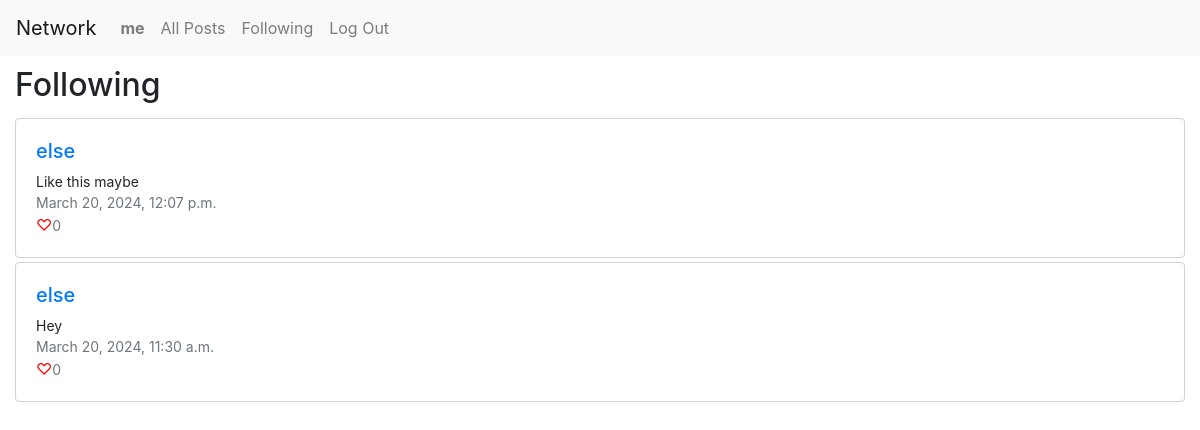
Page /following (signed in) on the committed database.
### network/models.py (models this page shows, shortened)
class User(AbstractUser):
    pass

class Post(models.Model):
    content = models.CharField(max_length=140)
    user = models.ForeignKey(User, on_delete=models.CASCADE, related_name="author")
    date = models.DateTimeField(auto_now_add=True)
    likes = models.IntegerField(default="0")

### network/views.py (the view)
# urls.py: path("following", views.following, name="following"),
def following(request):
    currentUser = User.objects.get(pk=request.user.id)
    currentUserFollowRelationships = Follow.objects.filter(follower=currentUser)
    allPosts = Post.objects.all().order_by('id').reverse()
    postsOfUsersCurrentUserIsFollowing = []
    for post in allPosts:
        for relationship in currentUserFollowRelationships:
            if relationship.following == post.user:
                postsOfUsersCurrentUserIsFollowing.append(post)
    paginator = Paginator(postsOfUsersCurrentUserIsFollowing, 10)
    page_number = request.GET.get('page')
    posts_of_the_page = paginator.get_page(page_number)
    return render(request, "network/following.html", {
        "posts_of_the_page": posts_of_the_page,
    })

### network/templates/network/following.html (shortened to what this page needs)
{% extends "network/layout.html" %}
{% block body %}
    <h2 class="heading">Following</h2>
    <div class="all-posts">
        {% for post in posts_of_the_page %}
            <div class="post mt-1">
                <h5 class="username"><a href="{% url 'profile' user_id=post.user.id %}">{{ post.user }}</a></h5>
                <p class="content mb-0" id="content_{{ post.id }}">{{ post.content }}</p>
                <p class="date text-muted mb-0">{{ post.date }}</p>
                {% if user.is_authenticated %}
                    {% if user == post.user %}
                        <div class="d-flex">
                            <a href="#" class="edit" data-toggle="modal" data-target="#modal_edit_post_{{ post.id }}">Edit</a>
                        </div>
                        <div class="modal" id="modal_edit_post_{{ post.id }}" tabindex="-1" role="dialog" aria-labelledby="modal_edit_post_{{ post.id }}" aria-hidden="true">
                            <div class="modal-dialog" role="document">
                                <div class="modal-content">
                                    <div class="modal-header">
                                        <h5 class="modal-title">Edit Post</h5>
                                        <button type="button" class="close" data-dismiss="modal" aria-label="Close">
                                            <span aria-hidden="true">&times;</span>
                                        </button>
                                    </div>
                                    <div class="modal-body">
                                            <textarea rows="5" id="textarea_{{ post.id }}" class="form-control" name="content">{{ post.content }}</textarea>
                                    </div>
                                    <div class="modal-footer">
                                        <button type="button" class="btn btn-primary" onclick="submitHandler({{ post.id }})">Save</button>
                                        <button type="button" class="btn btn-secondary" data-dismiss="modal">Close</button>
                                    </div>
                                </div>
                            </div>
                        </div>
                        <p class="text-muted mb-0" style="font-size: 14px"><a href="javascript:void(0);" style="color: red; text-decoration: none; font-size: 16px;" id="{{ post.id }}" data-liked={% if post.id in whoYouLiked %}"true"{% else %}"false"{% endif %} onclick="likeHandler({{ post.id }})">{% if post.id in whoYouLiked %}&hearts;{% else %}&#9825;{% endif %}</a><span id="likes_{{ post.id }}">{{ post.likes }}</span></p>
                    {% else %}
                        <p class="text-muted mb-0" style="font-size: 14px"><a href="javascript:void(0);" style="color: red; text-decoration: none; font-size: 16px;" id="{{ post.id }}" data-liked={% if post.id in whoYouLiked %}"true"{% else %}"false"{% endif %} onclick="likeHandler({{ post.id }})">{% if post.id in whoYouLiked %}&hearts;{% else %}&#9825;{% endif %}</a><span id="likes_{{ post.id }}">{{ post.likes }}</span></p>
                    {% endif %}
                {% endif %}
            </div>
        {% endfor %}
    </div>
{% endblock %}

### network/templates/network/layout.html (shortened to what this page needs)
{% load static %}
<!DOCTYPE html>
<html lang="en">
    <head>
        <link rel="stylesheet" href="https://stackpath.bootstrapcdn.com/bootstrap/4.4.1/css/bootstrap.min.css">
        <link href="{% static 'network/styles.css' %}" rel="stylesheet">
    </head>
    <body>
        <nav class="navbar navbar-expand-lg navbar-light bg-light">
            <a class="navbar-brand" href="{% url 'index' %}">Network</a>
            <div>
              <ul class="navbar-nav mr-auto">
                {% if user.is_authenticated %}
                    <li class="nav-item">
                        <a class="nav-link" href="{% url 'profile' user_id=user.id %}"><strong>{{ user.username }}</strong></a>
                    </li>
                {% endif %}
                <li class="nav-item">
                  <a class="nav-link" href="{% url 'index' %}">All Posts</a>
                </li>
                {% if user.is_authenticated %}
                    <li class="nav-item">
                        <a class="nav-link" href="{% url 'following' %}">Following</a>
                    </li>
                    <li class="nav-item">
                        <a class="nav-link" href="{% url 'logout' %}">Log Out</a>
                    </li>
                {% endif %}
              </ul>
            </div>
          </nav>
        <div class="body">
            {% block body %}
            {% endblock %}
        </div>
    </body>
</html>

### network/static/network/styles.css (style rules this page uses)
.body { margin: 0px 15px; }
.heading { margin: 10px 0px; }
.all-posts { display: flex; flex-direction: column; margin-bottom: 15px; }
.post { border: 1px solid lightgray; border-radius: 4px; padding: 20px; }
.content { font-size: 14px; }
.date { font-size: 14px; }

### rows in the picture
User: username "me"
Post: user "else", content "Like this maybe", date "March 20, 2024, 12:07 p.m.", likes "0"
Post: user "else", content "Hey", date "March 20, 2024, 11:30 a.m.", likes "0"
